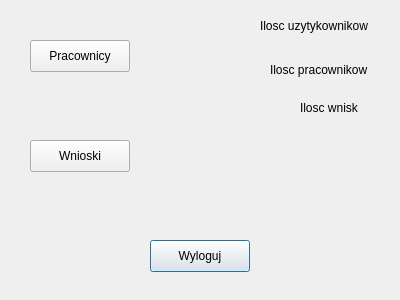
<?xml version="1.0" encoding="UTF-8"?>
<ui version="4.0">
 <class>Menu</class>
 <widget class="QDialog" name="Menu">
  <property name="geometry">
   <rect>
    <x>0</x>
    <y>0</y>
    <width>400</width>
    <height>300</height>
   </rect>
  </property>
  <property name="windowTitle">
   <string>Dialog</string>
  </property>
  <widget class="QLabel" name="label">
   <property name="geometry">
    <rect>
     <x>260</x>
     <y>10</y>
     <width>131</width>
     <height>31</height>
    </rect>
   </property>
   <property name="text">
    <string>Ilosc uzytykownikow</string>
   </property>
  </widget>
  <widget class="QLabel" name="label_2">
   <property name="geometry">
    <rect>
     <x>270</x>
     <y>60</y>
     <width>121</width>
     <height>20</height>
    </rect>
   </property>
   <property name="text">
    <string>Ilosc pracownikow</string>
   </property>
  </widget>
  <widget class="QLabel" name="label_3">
   <property name="geometry">
    <rect>
     <x>300</x>
     <y>100</y>
     <width>58</width>
     <height>16</height>
    </rect>
   </property>
   <property name="text">
    <string>Ilosc wniskow </string>
   </property>
  </widget>
  <widget class="QPushButton" name="pushButton">
   <property name="geometry">
    <rect>
     <x>150</x>
     <y>240</y>
     <width>100</width>
     <height>32</height>
    </rect>
   </property>
   <property name="text">
    <string>Wyloguj</string>
   </property>
  </widget>
  <widget class="QPushButton" name="pushButton_2">
   <property name="geometry">
    <rect>
     <x>30</x>
     <y>40</y>
     <width>100</width>
     <height>32</height>
    </rect>
   </property>
   <property name="text">
    <string>Pracownicy</string>
   </property>
  </widget>
  <widget class="QPushButton" name="pushButton_3">
   <property name="geometry">
    <rect>
     <x>30</x>
     <y>140</y>
     <width>100</width>
     <height>32</height>
    </rect>
   </property>
   <property name="text">
    <string>Wnioski</string>
   </property>
  </widget>
 </widget>
 <resources/>
 <connections/>
</ui>
